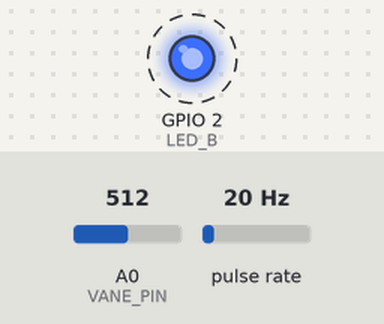
Bench run of a sketch on a simulated ESP8266 (NodeMCU). Shown: output pins drawn as LEDs (lit = HIGH). Wiring (inferred from the names in the program): pulse sensor: data GPIO 14. Dashed ring = blinking. The inputs (shaded band) are chosen by the test bench; at power-on: A0 (VANE_PIN) = 512, pulse rate 20 Hz. WiFi joins after 1.5 s; servers stay silent unless stated; no MQTT or app messages arrive unless stated.

Above: at 2.0 s.
Timing chart, 0 to 6.1 s (numbered marks = the images above):
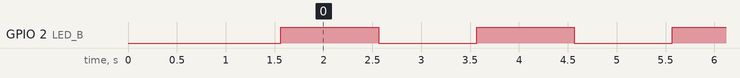

Measured:
- by itself, GPIO 2 (LED_B): alternates HIGH for 1.0 s and LOW for 1.0 s

The sketch:

ADSWeather_sketch.ino
```cpp
#include <ESP8266WiFi.h>
#include <PubSubClient.h>
#include <ArduinoJson.h>

#define DEBUG 0

// data to adjust
char* ssid = "LRSC";
char* password =  "Lrsc2019!";
const char* mqttServer = "172.21.10.15";

// code section
char* sensorPosition = "4";  // Devices numeration - 0, 1 ,2 based on Jumper position. No jumper - 0, to JMP0-JMP1 = 1, JMP0-JMP2 = 2.

const int   mqttPort = 1883;
const char* mqttUser = "point";
const char* mqttPassword = "mqtt";
const char* mqttTopicDir = "AlphaBravo/Direction";
const char* mqttTopicSpd = "AlphaBravo/Speed";
const char* mqttWelcome  = "AlphaBravo/Welcome";

#define ANEMOMETER_PIN 14
#define VANE_PIN A0
volatile unsigned long last_micros_an;

float dirDeg[] = {112.5,67.5,90,157.5,135,202.5,180,22.5,45,247.5,225,337.5,0,292.5,315,270};
int sensorMin[] = {60, 93,101,130,198,257,300,418,471,604,649,707,784,845,896,954};
int sensorMax[] = {84,100,116,154,218,285,332,462,521,648,695,781,845,895,953,1033};

#define CALC_INTERVAL 1000
#define DEBOUNCE_TIME 15

unsigned long nextCalc;
unsigned long timer;
unsigned long cSpd;

int windDir;
int windSpeed;
int rainAmmount;

WiFiClient WiFiclient;
PubSubClient client(WiFiclient);

int ledState = LOW;
#define LED_B 2

void setup_wifi() {
  delay(10);
  // We start by connecting to a WiFi network
  WiFi.mode(WIFI_STA);
  WiFi.begin(ssid, password);

  while (WiFi.status() != WL_CONNECTED) {
    delay(500);
    if (DEBUG) Serial.print(".");
  }

  randomSeed(micros());

  if (DEBUG) Serial.println("WiFi connected.");
  if (DEBUG) Serial.println(WiFi.localIP());
}

ICACHE_RAM_ATTR void SpeedCount() {
  if((long)(micros() - last_micros_an) >= DEBOUNCE_TIME * 1000) {
     cSpd = cSpd + 1;
     last_micros_an = micros();
  }
}

void setup() {
  if (DEBUG) Serial.begin(115200);

  pinMode(ANEMOMETER_PIN, INPUT_PULLUP);
  attachInterrupt(digitalPinToInterrupt(ANEMOMETER_PIN), SpeedCount, RISING);

  setup_wifi();
  client.setServer(mqttServer, mqttPort);

  // blinking
  pinMode(LED_B, OUTPUT);
}

void loop() {
  timer = millis();

  int incoming = 0;
  long windSpeed;
  float windDirection;

  if(timer > nextCalc)
  {
    StaticJsonDocument<100> wDir;
    StaticJsonDocument<100> wSpeed;
    char msg[100];
    nextCalc = timer + CALC_INTERVAL;
    // Direction
    incoming = analogRead(windDir);
    if (DEBUG) Serial.print("A0 read: ");
    if (DEBUG) Serial.print(incoming);
    for(int i=0; i<=15; i++) {
     if(incoming >= sensorMin[i] && incoming <= sensorMax[i]) {
      windDirection = dirDeg[i];
      break;
     }
    }

    /*
    AlphaBravo/Direction
    {
      "position":"0",
      "direction":"300.00"
    } */
    wDir["position"] = sensorPosition;
    wDir["direction"] = windDirection;
    serializeJson(wDir, msg);
    client.publish(mqttTopicDir, msg);
    if (DEBUG) Serial.print(", Wind Direction: ");
    if (DEBUG) serializeJson(wDir, Serial);
    if (DEBUG) Serial.println("");
    // Wind Speed
    /*
     * AlphaBravo/Speed
     * {
        "position":"1",
        "speed":"3.2"
        }
     */
    wSpeed["position"] = sensorPosition;
    wSpeed["speed"] = (float)(cSpd * 0.666);
    // mutex to avoid to change the variable from two places simultanious
    noInterrupts();
      cSpd = 0;
    interrupts();
    serializeJson(wSpeed, msg);
    client.publish(mqttTopicSpd, msg);

    if (DEBUG) Serial.print(", Wind speed: ");
    if (DEBUG) serializeJson(wSpeed, Serial);
    if (DEBUG) Serial.print(" ");

    /* Serial.print("Gusting at: ");
    Serial.print(windGust / 10);
    Serial.print('.');
    Serial.print(windGust % 10);
    Serial.println("");
    */

    if (!client.connected()) {
      reconnect();
    }
    client.loop();
    if (ledState == LOW) {
      ledState = HIGH;  // Note that this switches the LED *off*
    } else {
      ledState = LOW;  // Note that this switches the LED *on*
    }
    digitalWrite(LED_B, ledState);

    // need this delay to work with MQTT without reconnects
    delay(1000);
  }
}

void reconnect() {
  // Loop until we're reconnected
  while (!client.connected()) {
    if (DEBUG) Serial.println("Attempting MQTT connection...");
    // Create a random client ID
    String clientId = "ESP8266Client-Position-";
    clientId += sensorPosition;
    // Attempt to connect
    if (client.connect(clientId.c_str(), mqttUser, mqttPassword)) {
      if (DEBUG) Serial.println("MQTT connected.");
      // Once connected, publish an announcement...
      clientId += " connected to MQTT server";
      client.publish(mqttWelcome, clientId.c_str(), true);
      // ... and resubscribe if needs
      //client.subscribe(mqttTopicDir);
      //client.subscribe(mqttTopicSpd);
    } else {
      if (DEBUG) Serial.print("failed, rc=");
      if (DEBUG) Serial.print(client.state());
      if (DEBUG) Serial.println(" try again in 5 seconds");
      delay(5000);
    }
  }
}
```
